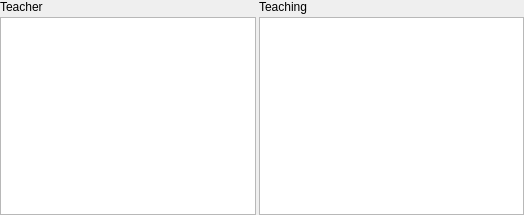
<?xml version="1.0" encoding="UTF-8"?>
<ui version="4.0">
 <class>TeachingWidget</class>
 <widget class="QWidget" name="TeachingWidget">
  <property name="geometry">
   <rect>
    <x>0</x>
    <y>0</y>
    <width>524</width>
    <height>215</height>
   </rect>
  </property>
  <layout class="QVBoxLayout" name="verticalLayout_3">
   <property name="spacing">
    <number>3</number>
   </property>
   <property name="leftMargin">
    <number>0</number>
   </property>
   <property name="topMargin">
    <number>0</number>
   </property>
   <property name="rightMargin">
    <number>0</number>
   </property>
   <property name="bottomMargin">
    <number>0</number>
   </property>
   <item>
    <layout class="QHBoxLayout" name="horizontalLayout_2">
     <item>
      <layout class="QVBoxLayout" name="verticalLayout_2">
       <item>
        <widget class="QLabel" name="label">
         <property name="text">
          <string>Teacher</string>
         </property>
        </widget>
       </item>
       <item>
        <widget class="QListView" name="teacherView">
         <property name="sizePolicy">
          <sizepolicy hsizetype="Preferred" vsizetype="Expanding">
           <horstretch>0</horstretch>
           <verstretch>0</verstretch>
          </sizepolicy>
         </property>
         <property name="editTriggers">
          <set>QAbstractItemView::NoEditTriggers</set>
         </property>
         <property name="showDropIndicator" stdset="0">
          <bool>false</bool>
         </property>
         <property name="selectionBehavior">
          <enum>QAbstractItemView::SelectRows</enum>
         </property>
        </widget>
       </item>
      </layout>
     </item>
     <item>
      <layout class="QVBoxLayout" name="verticalLayout">
       <item>
        <widget class="QLabel" name="label_2">
         <property name="text">
          <string>Teaching</string>
         </property>
        </widget>
       </item>
       <item>
        <widget class="QTableView" name="teachingView">
         <property name="focusPolicy">
          <enum>Qt::StrongFocus</enum>
         </property>
         <property name="selectionMode">
          <enum>QAbstractItemView::SingleSelection</enum>
         </property>
         <property name="selectionBehavior">
          <enum>QAbstractItemView::SelectRows</enum>
         </property>
        </widget>
       </item>
      </layout>
     </item>
    </layout>
   </item>
  </layout>
 </widget>
 <resources/>
 <connections/>
</ui>
